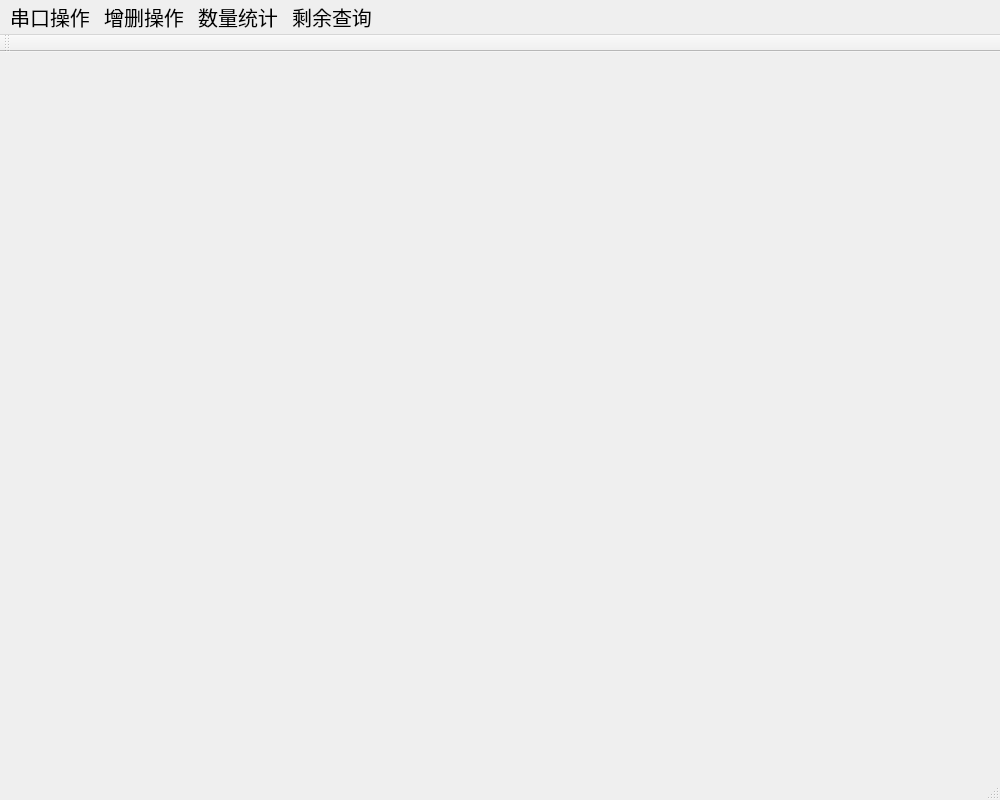
<?xml version="1.0" encoding="UTF-8"?>
<ui version="4.0">
 <class>MainWindow</class>
 <widget class="QMainWindow" name="MainWindow">
  <property name="geometry">
   <rect>
    <x>0</x>
    <y>0</y>
    <width>1000</width>
    <height>800</height>
   </rect>
  </property>
  <property name="windowTitle">
   <string>MainWindow</string>
  </property>
  <widget class="QWidget" name="centralWidget">
   <widget class="chuankouForm" name="widget" native="true">
    <property name="geometry">
     <rect>
      <x>0</x>
      <y>0</y>
      <width>1000</width>
      <height>800</height>
     </rect>
    </property>
   </widget>
   <widget class="zhuceForm" name="widget_2" native="true">
    <property name="geometry">
     <rect>
      <x>0</x>
      <y>0</y>
      <width>1000</width>
      <height>800</height>
     </rect>
    </property>
   </widget>
   <widget class="chakanForm" name="widget_3" native="true">
    <property name="geometry">
     <rect>
      <x>0</x>
      <y>0</y>
      <width>1000</width>
      <height>800</height>
     </rect>
    </property>
   </widget>
   <widget class="JishuForm" name="widget_6" native="true">
    <property name="geometry">
     <rect>
      <x>0</x>
      <y>0</y>
      <width>1000</width>
      <height>800</height>
     </rect>
    </property>
   </widget>
  </widget>
  <widget class="QMenuBar" name="menuBar">
   <property name="geometry">
    <rect>
     <x>0</x>
     <y>0</y>
     <width>1000</width>
     <height>45</height>
    </rect>
   </property>
   <property name="maximumSize">
    <size>
     <width>1677215</width>
     <height>100</height>
    </size>
   </property>
   <property name="font">
    <font>
     <pointsize>15</pointsize>
    </font>
   </property>
   <widget class="QMenu" name="menu">
    <property name="geometry">
     <rect>
      <x>339</x>
      <y>144</y>
      <width>167</width>
      <height>105</height>
     </rect>
    </property>
    <property name="title">
     <string>串口操作</string>
    </property>
    <addaction name="action_0"/>
   </widget>
   <widget class="QMenu" name="menu_2">
    <property name="title">
     <string>增删操作</string>
    </property>
    <addaction name="action_1"/>
    <addaction name="action_2"/>
   </widget>
   <widget class="QMenu" name="menu_caozuo">
    <property name="title">
     <string>数量统计</string>
    </property>
    <addaction name="action_5"/>
   </widget>
   <widget class="QMenu" name="menu_3">
    <property name="title">
     <string>剩余查询</string>
    </property>
   </widget>
   <addaction name="menu"/>
   <addaction name="menu_2"/>
   <addaction name="menu_caozuo"/>
   <addaction name="menu_3"/>
  </widget>
  <widget class="QToolBar" name="mainToolBar">
   <attribute name="toolBarArea">
    <enum>TopToolBarArea</enum>
   </attribute>
   <attribute name="toolBarBreak">
    <bool>false</bool>
   </attribute>
  </widget>
  <widget class="QStatusBar" name="statusBar"/>
  <action name="action_0">
   <property name="text">
    <string>串口操作</string>
   </property>
   <property name="font">
    <font>
     <pointsize>12</pointsize>
    </font>
   </property>
  </action>
  <action name="action_1">
   <property name="text">
    <string>添加酒类</string>
   </property>
   <property name="iconText">
    <string>添加酒类</string>
   </property>
   <property name="font">
    <font>
     <pointsize>12</pointsize>
    </font>
   </property>
  </action>
  <action name="action_2">
   <property name="text">
    <string>查看酒类</string>
   </property>
   <property name="font">
    <font>
     <pointsize>12</pointsize>
    </font>
   </property>
  </action>
  <action name="action_3">
   <property name="text">
    <string>接种操作</string>
   </property>
   <property name="font">
    <font>
     <pointsize>12</pointsize>
    </font>
   </property>
  </action>
  <action name="action_4">
   <property name="text">
    <string>疫苗操作</string>
   </property>
   <property name="font">
    <font>
     <pointsize>12</pointsize>
    </font>
   </property>
  </action>
  <action name="action_5">
   <property name="text">
    <string>进出货计数</string>
   </property>
   <property name="font">
    <font>
     <pointsize>12</pointsize>
    </font>
   </property>
  </action>
  <action name="action_6">
   <property name="text">
    <string>称重</string>
   </property>
   <property name="font">
    <font>
     <pointsize>12</pointsize>
    </font>
   </property>
  </action>
 </widget>
 <layoutdefault spacing="6" margin="11"/>
 <customwidgets>
  <customwidget>
   <class>chuankouForm</class>
   <extends>QWidget</extends>
   <header>chuankouform.h</header>
   <container>1</container>
  </customwidget>
  <customwidget>
   <class>zhuceForm</class>
   <extends>QWidget</extends>
   <header>zhuceform.h</header>
   <container>1</container>
  </customwidget>
  <customwidget>
   <class>chakanForm</class>
   <extends>QWidget</extends>
   <header>chakanform.h</header>
   <container>1</container>
  </customwidget>
  <customwidget>
   <class>JishuForm</class>
   <extends>QWidget</extends>
   <header>jishuform.h</header>
   <container>1</container>
  </customwidget>
 </customwidgets>
 <resources/>
 <connections/>
</ui>
